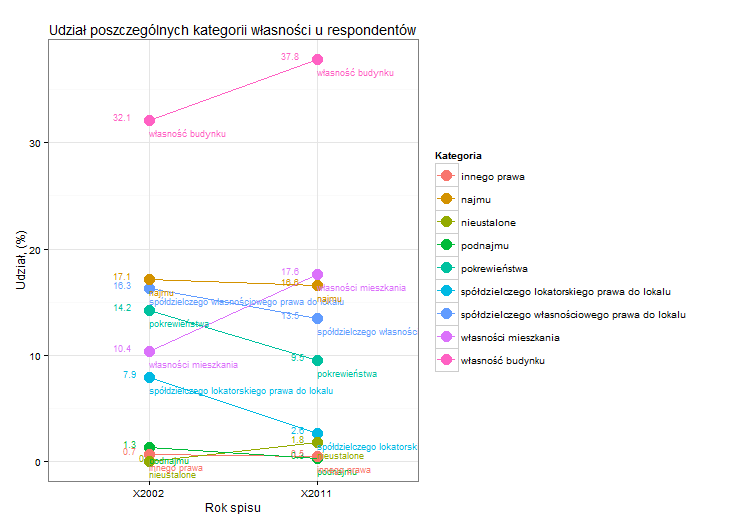

R code for this plot:
library(XLConnect)
library(dplyr)
library(tidyr)
library(ggplot2)


wb <- loadWorkbook('./Dane_zaj3_wlasnosc.xlsx')
dane <- readWorksheet(wb,1)

dane_liniowy <- dane %>% gather(rok, y, -Kategoria)

ggplot(data = dane_liniowy,
       aes(x = rok,
           y = y,
           colour = Kategoria,
           group = Kategoria))+
  geom_point(size = 5) +
  geom_line() +
  theme_bw() + 
  xlab('Rok spisu')+
  ylab('Udział‚ (%)') +
  ggtitle('Udział poszczególnych kategorii własności u respondentów') +
  geom_text(aes(label=Kategoria), hjust=0, vjust=2, size = 3) +
  geom_text(aes(label=y), hjust=2, vjust=1, size =3)
